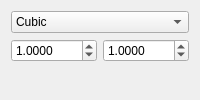
               <widget class="QWidget" name="tab">
                <attribute name="title">
                 <string>Scale</string>
                </attribute>
                <layout class="QVBoxLayout" name="verticalLayout">
                 <item>
                  <widget class="QComboBox" name="comboBox">
                   <property name="currentIndex">
                    <number>2</number>
                   </property>
                   <item>
                    <property name="text">
                     <string>Nearst</string>
                    </property>
                   </item>
                   <item>
                    <property name="text">
                     <string>Linear</string>
                    </property>
                   </item>
                   <item>
                    <property name="text">
                     <string>Cubic</string>
                    </property>
                   </item>
                  </widget>
                 </item>
                 <item>
                  <layout class="QHBoxLayout" name="horizontalLayout_4">
                   <item>
                    <widget class="QDoubleSpinBox" name="dsbx_scale_width">
                     <property name="decimals">
                      <number>4</number>
                     </property>
                     <property name="minimum">
                      <double>0.010000000000000</double>
                     </property>
                     <property name="maximum">
                      <double>10.000000000000000</double>
                     </property>
                     <property name="singleStep">
                      <double>0.010000000000000</double>
                     </property>
                     <property name="value">
                      <double>1.000000000000000</double>
                     </property>
                    </widget>
                   </item>
                   <item>
                    <widget class="QDoubleSpinBox" name="dsbx_scale_height">
                     <property name="decimals">
                      <number>4</number>
                     </property>
                     <property name="minimum">
                      <double>0.010000000000000</double>
                     </property>
                     <property name="maximum">
                      <double>10.000000000000000</double>
                     </property>
                     <property name="singleStep">
                      <double>0.010000000000000</double>
                     </property>
                     <property name="value">
                      <double>1.000000000000000</double>
                     </property>
                    </widget>
                   </item>
                  </layout>
                 </item>
                 <item>
                  <spacer name="verticalSpacer_2">
                   <property name="orientation">
                    <enum>Qt::Vertical</enum>
                   </property>
                   <property name="sizeHint" stdset="0">
                    <size>
                     <width>0</width>
                     <height>0</height>
                    </size>
                   </property>
                  </spacer>
                 </item>
                </layout>
               </widget>
